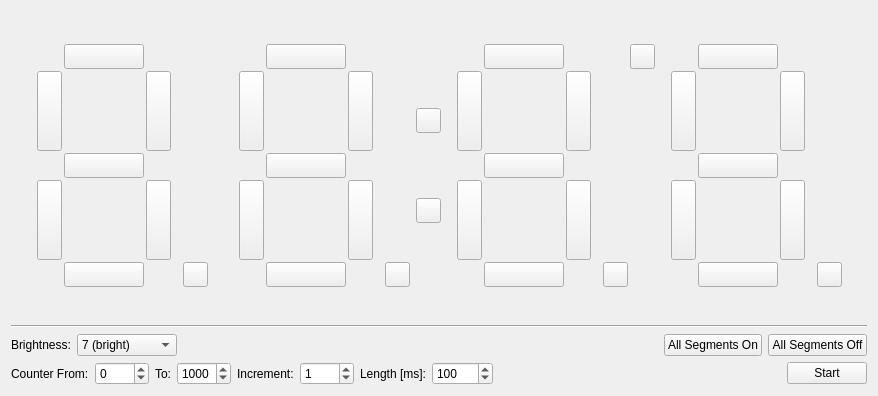
<?xml version="1.0" encoding="UTF-8"?>
<ui version="4.0">
 <class>SegmentDisplay4x7V2</class>
 <widget class="QWidget" name="SegmentDisplay4x7V2">
  <property name="geometry">
   <rect>
    <x>0</x>
    <y>0</y>
    <width>878</width>
    <height>396</height>
   </rect>
  </property>
  <property name="windowTitle">
   <string>Form</string>
  </property>
  <layout class="QVBoxLayout" name="verticalLayout">
   <item>
    <spacer name="verticalSpacer_5">
     <property name="orientation">
      <enum>Qt::Vertical</enum>
     </property>
     <property name="sizeHint" stdset="0">
      <size>
       <width>0</width>
       <height>0</height>
      </size>
     </property>
    </spacer>
   </item>
   <item>
    <layout class="QHBoxLayout" name="horizontalLayout">
     <item>
      <spacer name="horizontalSpacer_4">
       <property name="orientation">
        <enum>Qt::Horizontal</enum>
       </property>
       <property name="sizeHint" stdset="0">
        <size>
         <width>0</width>
         <height>0</height>
        </size>
       </property>
      </spacer>
     </item>
     <item>
      <layout class="QGridLayout" name="gridLayout">
       <property name="spacing">
        <number>2</number>
       </property>
       <item row="3" column="0">
        <widget class="QPushButton" name="digit0_segment4">
         <property name="sizePolicy">
          <sizepolicy hsizetype="Fixed" vsizetype="Fixed">
           <horstretch>0</horstretch>
           <verstretch>0</verstretch>
          </sizepolicy>
         </property>
         <property name="minimumSize">
          <size>
           <width>25</width>
           <height>80</height>
          </size>
         </property>
         <property name="maximumSize">
          <size>
           <width>25</width>
           <height>80</height>
          </size>
         </property>
         <property name="text">
          <string/>
         </property>
        </widget>
       </item>
       <item row="1" column="0">
        <widget class="QPushButton" name="digit0_segment5">
         <property name="sizePolicy">
          <sizepolicy hsizetype="Fixed" vsizetype="Fixed">
           <horstretch>0</horstretch>
           <verstretch>0</verstretch>
          </sizepolicy>
         </property>
         <property name="minimumSize">
          <size>
           <width>25</width>
           <height>80</height>
          </size>
         </property>
         <property name="maximumSize">
          <size>
           <width>25</width>
           <height>80</height>
          </size>
         </property>
         <property name="text">
          <string/>
         </property>
        </widget>
       </item>
       <item row="2" column="1">
        <widget class="QPushButton" name="digit0_segment6">
         <property name="sizePolicy">
          <sizepolicy hsizetype="Fixed" vsizetype="Fixed">
           <horstretch>0</horstretch>
           <verstretch>0</verstretch>
          </sizepolicy>
         </property>
         <property name="minimumSize">
          <size>
           <width>80</width>
           <height>25</height>
          </size>
         </property>
         <property name="maximumSize">
          <size>
           <width>80</width>
           <height>25</height>
          </size>
         </property>
         <property name="text">
          <string/>
         </property>
        </widget>
       </item>
       <item row="0" column="1">
        <widget class="QPushButton" name="digit0_segment0">
         <property name="sizePolicy">
          <sizepolicy hsizetype="Fixed" vsizetype="Fixed">
           <horstretch>0</horstretch>
           <verstretch>0</verstretch>
          </sizepolicy>
         </property>
         <property name="minimumSize">
          <size>
           <width>80</width>
           <height>25</height>
          </size>
         </property>
         <property name="maximumSize">
          <size>
           <width>80</width>
           <height>25</height>
          </size>
         </property>
         <property name="text">
          <string/>
         </property>
        </widget>
       </item>
       <item row="4" column="1">
        <widget class="QPushButton" name="digit0_segment3">
         <property name="sizePolicy">
          <sizepolicy hsizetype="Fixed" vsizetype="Fixed">
           <horstretch>0</horstretch>
           <verstretch>0</verstretch>
          </sizepolicy>
         </property>
         <property name="minimumSize">
          <size>
           <width>80</width>
           <height>25</height>
          </size>
         </property>
         <property name="maximumSize">
          <size>
           <width>80</width>
           <height>25</height>
          </size>
         </property>
         <property name="text">
          <string/>
         </property>
        </widget>
       </item>
       <item row="1" column="2">
        <widget class="QPushButton" name="digit0_segment1">
         <property name="sizePolicy">
          <sizepolicy hsizetype="Fixed" vsizetype="Fixed">
           <horstretch>0</horstretch>
           <verstretch>0</verstretch>
          </sizepolicy>
         </property>
         <property name="minimumSize">
          <size>
           <width>25</width>
           <height>80</height>
          </size>
         </property>
         <property name="maximumSize">
          <size>
           <width>25</width>
           <height>80</height>
          </size>
         </property>
         <property name="text">
          <string/>
         </property>
        </widget>
       </item>
       <item row="3" column="2">
        <widget class="QPushButton" name="digit0_segment2">
         <property name="sizePolicy">
          <sizepolicy hsizetype="Fixed" vsizetype="Fixed">
           <horstretch>0</horstretch>
           <verstretch>0</verstretch>
          </sizepolicy>
         </property>
         <property name="minimumSize">
          <size>
           <width>25</width>
           <height>80</height>
          </size>
         </property>
         <property name="maximumSize">
          <size>
           <width>25</width>
           <height>80</height>
          </size>
         </property>
         <property name="text">
          <string/>
         </property>
         <property name="checkable">
          <bool>false</bool>
         </property>
        </widget>
       </item>
       <item row="4" column="4">
        <widget class="QPushButton" name="digit0_segment7">
         <property name="sizePolicy">
          <sizepolicy hsizetype="Fixed" vsizetype="Fixed">
           <horstretch>0</horstretch>
           <verstretch>0</verstretch>
          </sizepolicy>
         </property>
         <property name="minimumSize">
          <size>
           <width>25</width>
           <height>25</height>
          </size>
         </property>
         <property name="maximumSize">
          <size>
           <width>25</width>
           <height>25</height>
          </size>
         </property>
         <property name="text">
          <string/>
         </property>
        </widget>
       </item>
       <item row="4" column="3">
        <layout class="QHBoxLayout" name="horizontalLayout_4">
         <property name="leftMargin">
          <number>10</number>
         </property>
        </layout>
       </item>
      </layout>
     </item>
     <item>
      <layout class="QVBoxLayout" name="verticalLayout_3">
       <property name="spacing">
        <number>6</number>
       </property>
       <property name="leftMargin">
        <number>25</number>
       </property>
      </layout>
     </item>
     <item>
      <layout class="QGridLayout" name="gridLayout_2">
       <property name="spacing">
        <number>2</number>
       </property>
       <item row="3" column="0">
        <widget class="QPushButton" name="digit1_segment4">
         <property name="sizePolicy">
          <sizepolicy hsizetype="Fixed" vsizetype="Fixed">
           <horstretch>0</horstretch>
           <verstretch>0</verstretch>
          </sizepolicy>
         </property>
         <property name="minimumSize">
          <size>
           <width>25</width>
           <height>80</height>
          </size>
         </property>
         <property name="maximumSize">
          <size>
           <width>25</width>
           <height>80</height>
          </size>
         </property>
         <property name="text">
          <string/>
         </property>
        </widget>
       </item>
       <item row="1" column="0">
        <widget class="QPushButton" name="digit1_segment5">
         <property name="sizePolicy">
          <sizepolicy hsizetype="Fixed" vsizetype="Fixed">
           <horstretch>0</horstretch>
           <verstretch>0</verstretch>
          </sizepolicy>
         </property>
         <property name="minimumSize">
          <size>
           <width>25</width>
           <height>80</height>
          </size>
         </property>
         <property name="maximumSize">
          <size>
           <width>25</width>
           <height>80</height>
          </size>
         </property>
         <property name="text">
          <string/>
         </property>
        </widget>
       </item>
       <item row="2" column="1">
        <widget class="QPushButton" name="digit1_segment6">
         <property name="sizePolicy">
          <sizepolicy hsizetype="Fixed" vsizetype="Fixed">
           <horstretch>0</horstretch>
           <verstretch>0</verstretch>
          </sizepolicy>
         </property>
         <property name="minimumSize">
          <size>
           <width>80</width>
           <height>25</height>
          </size>
         </property>
         <property name="maximumSize">
          <size>
           <width>80</width>
           <height>25</height>
          </size>
         </property>
         <property name="text">
          <string/>
         </property>
        </widget>
       </item>
       <item row="0" column="1">
        <widget class="QPushButton" name="digit1_segment0">
         <property name="sizePolicy">
          <sizepolicy hsizetype="Fixed" vsizetype="Fixed">
           <horstretch>0</horstretch>
           <verstretch>0</verstretch>
          </sizepolicy>
         </property>
         <property name="minimumSize">
          <size>
           <width>80</width>
           <height>25</height>
          </size>
         </property>
         <property name="maximumSize">
          <size>
           <width>80</width>
           <height>25</height>
          </size>
         </property>
         <property name="text">
          <string/>
         </property>
        </widget>
       </item>
       <item row="4" column="1">
        <widget class="QPushButton" name="digit1_segment3">
         <property name="sizePolicy">
          <sizepolicy hsizetype="Fixed" vsizetype="Fixed">
           <horstretch>0</horstretch>
           <verstretch>0</verstretch>
          </sizepolicy>
         </property>
         <property name="minimumSize">
          <size>
           <width>80</width>
           <height>25</height>
          </size>
         </property>
         <property name="maximumSize">
          <size>
           <width>80</width>
           <height>25</height>
          </size>
         </property>
         <property name="text">
          <string/>
         </property>
        </widget>
       </item>
       <item row="1" column="2">
        <widget class="QPushButton" name="digit1_segment1">
         <property name="sizePolicy">
          <sizepolicy hsizetype="Fixed" vsizetype="Fixed">
           <horstretch>0</horstretch>
           <verstretch>0</verstretch>
          </sizepolicy>
         </property>
         <property name="minimumSize">
          <size>
           <width>25</width>
           <height>80</height>
          </size>
         </property>
         <property name="maximumSize">
          <size>
           <width>25</width>
           <height>80</height>
          </size>
         </property>
         <property name="text">
          <string/>
         </property>
        </widget>
       </item>
       <item row="3" column="2">
        <widget class="QPushButton" name="digit1_segment2">
         <property name="sizePolicy">
          <sizepolicy hsizetype="Fixed" vsizetype="Fixed">
           <horstretch>0</horstretch>
           <verstretch>0</verstretch>
          </sizepolicy>
         </property>
         <property name="minimumSize">
          <size>
           <width>25</width>
           <height>80</height>
          </size>
         </property>
         <property name="maximumSize">
          <size>
           <width>25</width>
           <height>80</height>
          </size>
         </property>
         <property name="text">
          <string/>
         </property>
         <property name="checkable">
          <bool>false</bool>
         </property>
        </widget>
       </item>
       <item row="4" column="4">
        <widget class="QPushButton" name="digit1_segment7">
         <property name="sizePolicy">
          <sizepolicy hsizetype="Fixed" vsizetype="Fixed">
           <horstretch>0</horstretch>
           <verstretch>0</verstretch>
          </sizepolicy>
         </property>
         <property name="minimumSize">
          <size>
           <width>25</width>
           <height>25</height>
          </size>
         </property>
         <property name="maximumSize">
          <size>
           <width>25</width>
           <height>25</height>
          </size>
         </property>
         <property name="text">
          <string/>
         </property>
        </widget>
       </item>
       <item row="4" column="3">
        <layout class="QHBoxLayout" name="horizontalLayout_5">
         <property name="leftMargin">
          <number>10</number>
         </property>
        </layout>
       </item>
      </layout>
     </item>
     <item>
      <layout class="QVBoxLayout" name="verticalLayout_2">
       <property name="spacing">
        <number>2</number>
       </property>
       <item>
        <spacer name="verticalSpacer_2">
         <property name="orientation">
          <enum>Qt::Vertical</enum>
         </property>
         <property name="sizeHint" stdset="0">
          <size>
           <width>20</width>
           <height>40</height>
          </size>
         </property>
        </spacer>
       </item>
       <item>
        <widget class="QPushButton" name="colon0">
         <property name="sizePolicy">
          <sizepolicy hsizetype="Fixed" vsizetype="Fixed">
           <horstretch>0</horstretch>
           <verstretch>0</verstretch>
          </sizepolicy>
         </property>
         <property name="minimumSize">
          <size>
           <width>25</width>
           <height>25</height>
          </size>
         </property>
         <property name="maximumSize">
          <size>
           <width>25</width>
           <height>25</height>
          </size>
         </property>
         <property name="text">
          <string/>
         </property>
        </widget>
       </item>
       <item>
        <spacer name="verticalSpacer_3">
         <property name="orientation">
          <enum>Qt::Vertical</enum>
         </property>
         <property name="sizeHint" stdset="0">
          <size>
           <width>20</width>
           <height>40</height>
          </size>
         </property>
        </spacer>
       </item>
       <item>
        <widget class="QPushButton" name="colon1">
         <property name="sizePolicy">
          <sizepolicy hsizetype="Fixed" vsizetype="Fixed">
           <horstretch>0</horstretch>
           <verstretch>0</verstretch>
          </sizepolicy>
         </property>
         <property name="minimumSize">
          <size>
           <width>25</width>
           <height>25</height>
          </size>
         </property>
         <property name="maximumSize">
          <size>
           <width>25</width>
           <height>25</height>
          </size>
         </property>
         <property name="text">
          <string/>
         </property>
        </widget>
       </item>
       <item>
        <spacer name="verticalSpacer_4">
         <property name="orientation">
          <enum>Qt::Vertical</enum>
         </property>
         <property name="sizeHint" stdset="0">
          <size>
           <width>20</width>
           <height>40</height>
          </size>
         </property>
        </spacer>
       </item>
      </layout>
     </item>
     <item>
      <layout class="QHBoxLayout" name="horizontalLayout_9">
       <property name="leftMargin">
        <number>10</number>
       </property>
      </layout>
     </item>
     <item>
      <layout class="QGridLayout" name="gridLayout_3">
       <property name="spacing">
        <number>2</number>
       </property>
       <item row="3" column="0">
        <widget class="QPushButton" name="digit2_segment4">
         <property name="sizePolicy">
          <sizepolicy hsizetype="Fixed" vsizetype="Fixed">
           <horstretch>0</horstretch>
           <verstretch>0</verstretch>
          </sizepolicy>
         </property>
         <property name="minimumSize">
          <size>
           <width>25</width>
           <height>80</height>
          </size>
         </property>
         <property name="maximumSize">
          <size>
           <width>25</width>
           <height>80</height>
          </size>
         </property>
         <property name="text">
          <string/>
         </property>
        </widget>
       </item>
       <item row="1" column="0">
        <widget class="QPushButton" name="digit2_segment5">
         <property name="sizePolicy">
          <sizepolicy hsizetype="Fixed" vsizetype="Fixed">
           <horstretch>0</horstretch>
           <verstretch>0</verstretch>
          </sizepolicy>
         </property>
         <property name="minimumSize">
          <size>
           <width>25</width>
           <height>80</height>
          </size>
         </property>
         <property name="maximumSize">
          <size>
           <width>25</width>
           <height>80</height>
          </size>
         </property>
         <property name="text">
          <string/>
         </property>
        </widget>
       </item>
       <item row="2" column="1">
        <widget class="QPushButton" name="digit2_segment6">
         <property name="sizePolicy">
          <sizepolicy hsizetype="Fixed" vsizetype="Fixed">
           <horstretch>0</horstretch>
           <verstretch>0</verstretch>
          </sizepolicy>
         </property>
         <property name="minimumSize">
          <size>
           <width>80</width>
           <height>25</height>
          </size>
         </property>
         <property name="maximumSize">
          <size>
           <width>80</width>
           <height>25</height>
          </size>
         </property>
         <property name="text">
          <string/>
         </property>
        </widget>
       </item>
       <item row="0" column="1">
        <widget class="QPushButton" name="digit2_segment0">
         <property name="sizePolicy">
          <sizepolicy hsizetype="Fixed" vsizetype="Fixed">
           <horstretch>0</horstretch>
           <verstretch>0</verstretch>
          </sizepolicy>
         </property>
         <property name="minimumSize">
          <size>
           <width>80</width>
           <height>25</height>
          </size>
         </property>
         <property name="maximumSize">
          <size>
           <width>80</width>
           <height>25</height>
          </size>
         </property>
         <property name="text">
          <string/>
         </property>
        </widget>
       </item>
       <item row="4" column="1">
        <widget class="QPushButton" name="digit2_segment3">
         <property name="sizePolicy">
          <sizepolicy hsizetype="Fixed" vsizetype="Fixed">
           <horstretch>0</horstretch>
           <verstretch>0</verstretch>
          </sizepolicy>
         </property>
         <property name="minimumSize">
          <size>
           <width>80</width>
           <height>25</height>
          </size>
         </property>
         <property name="maximumSize">
          <size>
           <width>80</width>
           <height>25</height>
          </size>
         </property>
         <property name="text">
          <string/>
         </property>
        </widget>
       </item>
       <item row="1" column="2">
        <widget class="QPushButton" name="digit2_segment1">
         <property name="sizePolicy">
          <sizepolicy hsizetype="Fixed" vsizetype="Fixed">
           <horstretch>0</horstretch>
           <verstretch>0</verstretch>
          </sizepolicy>
         </property>
         <property name="minimumSize">
          <size>
           <width>25</width>
           <height>80</height>
          </size>
         </property>
         <property name="maximumSize">
          <size>
           <width>25</width>
           <height>80</height>
          </size>
         </property>
         <property name="text">
          <string/>
         </property>
        </widget>
       </item>
       <item row="3" column="2">
        <widget class="QPushButton" name="digit2_segment2">
         <property name="sizePolicy">
          <sizepolicy hsizetype="Fixed" vsizetype="Fixed">
           <horstretch>0</horstretch>
           <verstretch>0</verstretch>
          </sizepolicy>
         </property>
         <property name="minimumSize">
          <size>
           <width>25</width>
           <height>80</height>
          </size>
         </property>
         <property name="maximumSize">
          <size>
           <width>25</width>
           <height>80</height>
          </size>
         </property>
         <property name="text">
          <string/>
         </property>
         <property name="checkable">
          <bool>false</bool>
         </property>
        </widget>
       </item>
       <item row="4" column="3">
        <layout class="QHBoxLayout" name="horizontalLayout_6">
         <property name="leftMargin">
          <number>10</number>
         </property>
        </layout>
       </item>
       <item row="4" column="4">
        <widget class="QPushButton" name="digit2_segment7">
         <property name="sizePolicy">
          <sizepolicy hsizetype="Fixed" vsizetype="Fixed">
           <horstretch>0</horstretch>
           <verstretch>0</verstretch>
          </sizepolicy>
         </property>
         <property name="minimumSize">
          <size>
           <width>25</width>
           <height>25</height>
          </size>
         </property>
         <property name="maximumSize">
          <size>
           <width>25</width>
           <height>25</height>
          </size>
         </property>
         <property name="text">
          <string/>
         </property>
        </widget>
       </item>
       <item row="0" column="5">
        <widget class="QPushButton" name="tick">
         <property name="sizePolicy">
          <sizepolicy hsizetype="Fixed" vsizetype="Fixed">
           <horstretch>0</horstretch>
           <verstretch>0</verstretch>
          </sizepolicy>
         </property>
         <property name="minimumSize">
          <size>
           <width>25</width>
           <height>25</height>
          </size>
         </property>
         <property name="maximumSize">
          <size>
           <width>25</width>
           <height>25</height>
          </size>
         </property>
         <property name="text">
          <string/>
         </property>
        </widget>
       </item>
      </layout>
     </item>
     <item>
      <layout class="QVBoxLayout" name="verticalLayout_4">
       <property name="spacing">
        <number>6</number>
       </property>
       <property name="leftMargin">
        <number>10</number>
       </property>
      </layout>
     </item>
     <item>
      <layout class="QGridLayout" name="gridLayout_4">
       <property name="spacing">
        <number>2</number>
       </property>
       <item row="3" column="0">
        <widget class="QPushButton" name="digit3_segment4">
         <property name="sizePolicy">
          <sizepolicy hsizetype="Fixed" vsizetype="Fixed">
           <horstretch>0</horstretch>
           <verstretch>0</verstretch>
          </sizepolicy>
         </property>
         <property name="minimumSize">
          <size>
           <width>25</width>
           <height>80</height>
          </size>
         </property>
         <property name="maximumSize">
          <size>
           <width>25</width>
           <height>80</height>
          </size>
         </property>
         <property name="text">
          <string/>
         </property>
        </widget>
       </item>
       <item row="1" column="0">
        <widget class="QPushButton" name="digit3_segment5">
         <property name="sizePolicy">
          <sizepolicy hsizetype="Fixed" vsizetype="Fixed">
           <horstretch>0</horstretch>
           <verstretch>0</verstretch>
          </sizepolicy>
         </property>
         <property name="minimumSize">
          <size>
           <width>25</width>
           <height>80</height>
          </size>
         </property>
         <property name="maximumSize">
          <size>
           <width>25</width>
           <height>80</height>
          </size>
         </property>
         <property name="text">
          <string/>
         </property>
        </widget>
       </item>
       <item row="2" column="1">
        <widget class="QPushButton" name="digit3_segment6">
         <property name="sizePolicy">
          <sizepolicy hsizetype="Fixed" vsizetype="Fixed">
           <horstretch>0</horstretch>
           <verstretch>0</verstretch>
          </sizepolicy>
         </property>
         <property name="minimumSize">
          <size>
           <width>80</width>
           <height>25</height>
          </size>
         </property>
         <property name="maximumSize">
          <size>
           <width>80</width>
           <height>25</height>
          </size>
         </property>
         <property name="text">
          <string/>
         </property>
        </widget>
       </item>
       <item row="0" column="1">
        <widget class="QPushButton" name="digit3_segment0">
         <property name="sizePolicy">
          <sizepolicy hsizetype="Fixed" vsizetype="Fixed">
           <horstretch>0</horstretch>
           <verstretch>0</verstretch>
          </sizepolicy>
         </property>
         <property name="minimumSize">
          <size>
           <width>80</width>
           <height>25</height>
          </size>
         </property>
         <property name="maximumSize">
          <size>
           <width>80</width>
           <height>25</height>
          </size>
         </property>
         <property name="text">
          <string/>
         </property>
        </widget>
       </item>
       <item row="4" column="1">
        <widget class="QPushButton" name="digit3_segment3">
         <property name="sizePolicy">
          <sizepolicy hsizetype="Fixed" vsizetype="Fixed">
           <horstretch>0</horstretch>
           <verstretch>0</verstretch>
          </sizepolicy>
         </property>
         <property name="minimumSize">
          <size>
           <width>80</width>
           <height>25</height>
          </size>
         </property>
         <property name="maximumSize">
          <size>
           <width>80</width>
           <height>25</height>
          </size>
         </property>
         <property name="text">
          <string/>
         </property>
        </widget>
       </item>
       <item row="1" column="2">
        <widget class="QPushButton" name="digit3_segment1">
         <property name="sizePolicy">
          <sizepolicy hsizetype="Fixed" vsizetype="Fixed">
           <horstretch>0</horstretch>
           <verstretch>0</verstretch>
          </sizepolicy>
         </property>
         <property name="minimumSize">
          <size>
           <width>25</width>
           <height>80</height>
          </size>
         </property>
         <property name="maximumSize">
          <size>
           <width>25</width>
           <height>80</height>
          </size>
         </property>
         <property name="text">
          <string/>
         </property>
        </widget>
       </item>
       <item row="3" column="2">
        <widget class="QPushButton" name="digit3_segment2">
         <property name="sizePolicy">
          <sizepolicy hsizetype="Fixed" vsizetype="Fixed">
           <horstretch>0</horstretch>
           <verstretch>0</verstretch>
          </sizepolicy>
         </property>
         <property name="minimumSize">
          <size>
           <width>25</width>
           <height>80</height>
          </size>
         </property>
         <property name="maximumSize">
          <size>
           <width>25</width>
           <height>80</height>
          </size>
         </property>
         <property name="text">
          <string/>
         </property>
         <property name="checkable">
          <bool>false</bool>
         </property>
        </widget>
       </item>
       <item row="4" column="4">
        <widget class="QPushButton" name="digit3_segment7">
         <property name="sizePolicy">
          <sizepolicy hsizetype="Fixed" vsizetype="Fixed">
           <horstretch>0</horstretch>
           <verstretch>0</verstretch>
          </sizepolicy>
         </property>
         <property name="minimumSize">
          <size>
           <width>25</width>
           <height>25</height>
          </size>
         </property>
         <property name="maximumSize">
          <size>
           <width>25</width>
           <height>25</height>
          </size>
         </property>
         <property name="text">
          <string/>
         </property>
        </widget>
       </item>
       <item row="4" column="3">
        <layout class="QHBoxLayout" name="horizontalLayout_7">
         <property name="leftMargin">
          <number>10</number>
         </property>
        </layout>
       </item>
      </layout>
     </item>
     <item>
      <spacer name="horizontalSpacer">
       <property name="orientation">
        <enum>Qt::Horizontal</enum>
       </property>
       <property name="sizeHint" stdset="0">
        <size>
         <width>0</width>
         <height>0</height>
        </size>
       </property>
      </spacer>
     </item>
    </layout>
   </item>
   <item>
    <spacer name="verticalSpacer">
     <property name="orientation">
      <enum>Qt::Vertical</enum>
     </property>
     <property name="sizeHint" stdset="0">
      <size>
       <width>0</width>
       <height>0</height>
      </size>
     </property>
    </spacer>
   </item>
   <item>
    <widget class="Line" name="line">
     <property name="orientation">
      <enum>Qt::Horizontal</enum>
     </property>
    </widget>
   </item>
   <item>
    <layout class="QHBoxLayout" name="horizontalLayout_2">
     <item>
      <widget class="QLabel" name="label">
       <property name="text">
        <string>Brightness:</string>
       </property>
      </widget>
     </item>
     <item>
      <widget class="QComboBox" name="box_brightness">
       <property name="minimumSize">
        <size>
         <width>100</width>
         <height>0</height>
        </size>
       </property>
       <property name="currentIndex">
        <number>7</number>
       </property>
       <item>
        <property name="text">
         <string>0 (dark)</string>
        </property>
       </item>
       <item>
        <property name="text">
         <string>1</string>
        </property>
       </item>
       <item>
        <property name="text">
         <string>2</string>
        </property>
       </item>
       <item>
        <property name="text">
         <string>3</string>
        </property>
       </item>
       <item>
        <property name="text">
         <string>4</string>
        </property>
       </item>
       <item>
        <property name="text">
         <string>5</string>
        </property>
       </item>
       <item>
        <property name="text">
         <string>6</string>
        </property>
       </item>
       <item>
        <property name="text">
         <string>7 (bright)</string>
        </property>
       </item>
      </widget>
     </item>
     <item>
      <spacer name="horizontalSpacer_2">
       <property name="orientation">
        <enum>Qt::Horizontal</enum>
       </property>
       <property name="sizeHint" stdset="0">
        <size>
         <width>40</width>
         <height>20</height>
        </size>
       </property>
      </spacer>
     </item>
     <item>
      <widget class="QPushButton" name="button_all_segments_on">
       <property name="text">
        <string>All Segments On</string>
       </property>
      </widget>
     </item>
     <item>
      <widget class="QPushButton" name="button_all_segments_off">
       <property name="text">
        <string>All Segments Off</string>
       </property>
      </widget>
     </item>
    </layout>
   </item>
   <item>
    <layout class="QHBoxLayout" name="horizontalLayout_3">
     <item>
      <widget class="QLabel" name="label_2">
       <property name="text">
        <string>Counter From:</string>
       </property>
      </widget>
     </item>
     <item>
      <widget class="QSpinBox" name="box_from">
       <property name="minimum">
        <number>-999</number>
       </property>
       <property name="maximum">
        <number>9999</number>
       </property>
      </widget>
     </item>
     <item>
      <widget class="QLabel" name="label_3">
       <property name="text">
        <string>To:</string>
       </property>
      </widget>
     </item>
     <item>
      <widget class="QSpinBox" name="box_to">
       <property name="minimum">
        <number>-999</number>
       </property>
       <property name="maximum">
        <number>9999</number>
       </property>
       <property name="value">
        <number>1000</number>
       </property>
      </widget>
     </item>
     <item>
      <widget class="QLabel" name="label_4">
       <property name="text">
        <string>Increment:</string>
       </property>
      </widget>
     </item>
     <item>
      <widget class="QSpinBox" name="box_increment">
       <property name="minimum">
        <number>-999</number>
       </property>
       <property name="maximum">
        <number>9999</number>
       </property>
       <property name="singleStep">
        <number>1</number>
       </property>
       <property name="value">
        <number>1</number>
       </property>
      </widget>
     </item>
     <item>
      <widget class="QLabel" name="label_5">
       <property name="text">
        <string>Length [ms]:</string>
       </property>
      </widget>
     </item>
     <item>
      <widget class="QSpinBox" name="box_length">
       <property name="maximum">
        <number>65535</number>
       </property>
       <property name="value">
        <number>100</number>
       </property>
      </widget>
     </item>
     <item>
      <spacer name="horizontalSpacer_3">
       <property name="orientation">
        <enum>Qt::Horizontal</enum>
       </property>
       <property name="sizeHint" stdset="0">
        <size>
         <width>40</width>
         <height>20</height>
        </size>
       </property>
      </spacer>
     </item>
     <item>
      <widget class="QPushButton" name="button_start">
       <property name="text">
        <string>Start</string>
       </property>
      </widget>
     </item>
    </layout>
   </item>
  </layout>
 </widget>
 <resources/>
 <connections/>
</ui>
